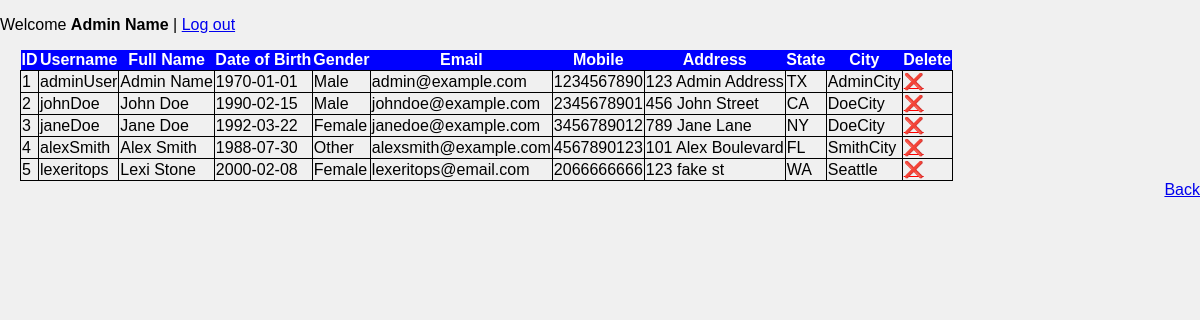
The page /manage.php (signed in) on the database its author committed.
### tables this page shows
CREATE TABLE account (
    id INTEGER PRIMARY KEY AUTOINCREMENT,
    username VARCHAR(50) UNIQUE NOT NULL,
    password VARCHAR(9) NOT NULL,
    fullname VARCHAR(50) NOT NULL,
    dob VARCHAR(9) NOT NULL,
    gender INTEGER CHECK (gender IN (0, 1, 2)) NOT NULL,
    email VARCHAR(50) NOT NULL,
    mobile VARCHAR(10) NOT NULL,
    address VARCHAR(200) NOT NULL,
    state CHAR(2) NOT NULL,
    city VARCHAR(20) NOT NULL,
    permission INTEGER CHECK (permission IN (0, 1)) NOT NULL
);

### manage.php (the view, shortened to what this page needs)
<?php
if (isset($_SESSION['permission']) && $_SESSION['permission'] == 1) {
    $pdo = new PDO("sqlite:account.db");
    $pdo->setAttribute(PDO::ATTR_ERRMODE, PDO::ERRMODE_EXCEPTION);
    $fullName = isset($_SESSION['fullname']) ? $_SESSION['fullname'] : "";
    $query = "SELECT id, username, fullname, dob, gender, email, mobile, address, state, city FROM account";
    $statement = $pdo->query($query);
    $users = $statement->fetchAll(PDO::FETCH_ASSOC);
    ?>
    <!DOCTYPE html>
    <html lang="en">
    <head>
        <link rel="stylesheet" href="index.css">
    </head>
    <body>
        <p>Welcome <b><?php echo $fullName;?></b> | <a href="logout.php">Log out</a></p>
        <table>
            <tr class="title">
                <th>ID</th>
                <th>Username</th>
                <th>Full Name</th>
                <th>Date of Birth</th>
                <th>Gender</th>
                <th>Email</th>
                <th>Mobile</th>
                <th>Address</th>
                <th>State</th>
                <th>City</th>
                <th>Delete</th>
            </tr>
            <?php
            foreach ($users as $user) {
                echo "<tr>";
                echo "<td>{$user['id']}</td>";
                echo "<td>{$user['username']}</td>";
                echo "<td>{$user['fullname']}</td>";
                echo "<td>{$user['dob']}</td>";
                echo "<td>" . ($user['gender'] == 1 ? 'Male' : ($user['gender'] == 2 ? 'Female' : 'Other')) . "</td>";
                echo "<td>{$user['email']}</td>";
                echo "<td>{$user['mobile']}</td>";
                echo "<td>{$user['address']}</td>";
                echo "<td>{$user['state']}</td>";
                echo "<td>{$user['city']}</td>";
                echo "<td><a href='manage.php?id={$user['id']}' style='color: red;'>&#10060;</a></td>";
                echo "</tr>";
            }
            ?>
        </table>
        <div style="text-align: right;">
            <a href="index.php">Back</a>
        </div>
    </body>
    </html>
<?php
} else {
    echo "Sorry, but this account does not have permission to manage users";
    exit();
}

### index.css (style rules this page uses)
body { font-family: Arial, sans-serif; background-color: #f0f0f0; margin: 0; padding: 0; }
table { border-collapse: collapse; margin-left: 20px; }
.title { color: white; background-color: blue; text-align: center; }
td { border: 1px solid black; }

### rows shown on the page
account: id "1", username "adminUser", fullname "Admin Name", dob "1970-01-01", gender "Male", email "admin@example.com", mobile "1234567890", address "123 Admin Address", state "TX", city "AdminCity"
account: id "2", username "johnDoe", fullname "John Doe", dob "1990-02-15", gender "Male", email "johndoe@example.com", mobile "2345678901", address "456 John Street", state "CA", city "DoeCity"
account: id "3", username "janeDoe", fullname "Jane Doe", dob "1992-03-22", gender "Female", email "janedoe@example.com", mobile "3456789012", address "789 Jane Lane", state "NY", city "DoeCity"
account: id "4", username "alexSmith", fullname "Alex Smith", dob "1988-07-30", gender "Other", email "alexsmith@example.com", mobile "4567890123", address "101 Alex Boulevard", state "FL", city "SmithCity"
account: id "5", username "lexeritops", fullname "Lexi Stone", dob "2000-02-08", gender "Female", email "lexeritops@email.com", mobile "2066666666", address "123 fake st", state "WA", city "Seattle"

### other values the page prints
$fullName "Admin Name"
